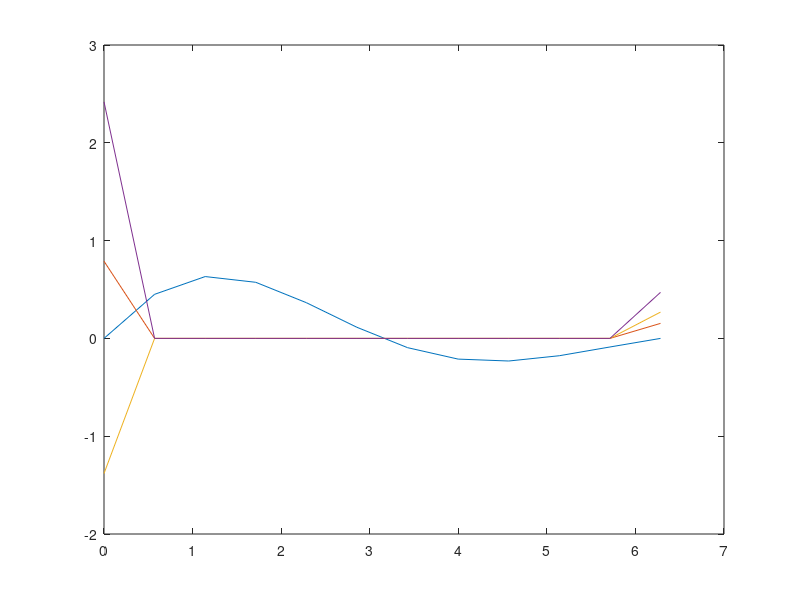

Source code (MATLAB):
N = 12
a = 0
b = pi * 2
x = linspace(a, b, N);
x = x.';
y = exp(-x / pi) .* sin(x);
h = x(2) - x(1);
D0 = 0 * eye(N);
D1 = diag(1 * ones(N-1, 1), 1);
D2 = diag(-1 * ones(N-1, 1), -1);
A(1, 1)= -2
A(1, 2) = 2
A(N, N-1) = -2
A(N, N) = 2
A = A/2/h;
figure (1);
clf;
plot(x,y);
hold all;
yp = y;
for k = 1:3
    yp = A * yp;
    plot(x, yp);
end
    